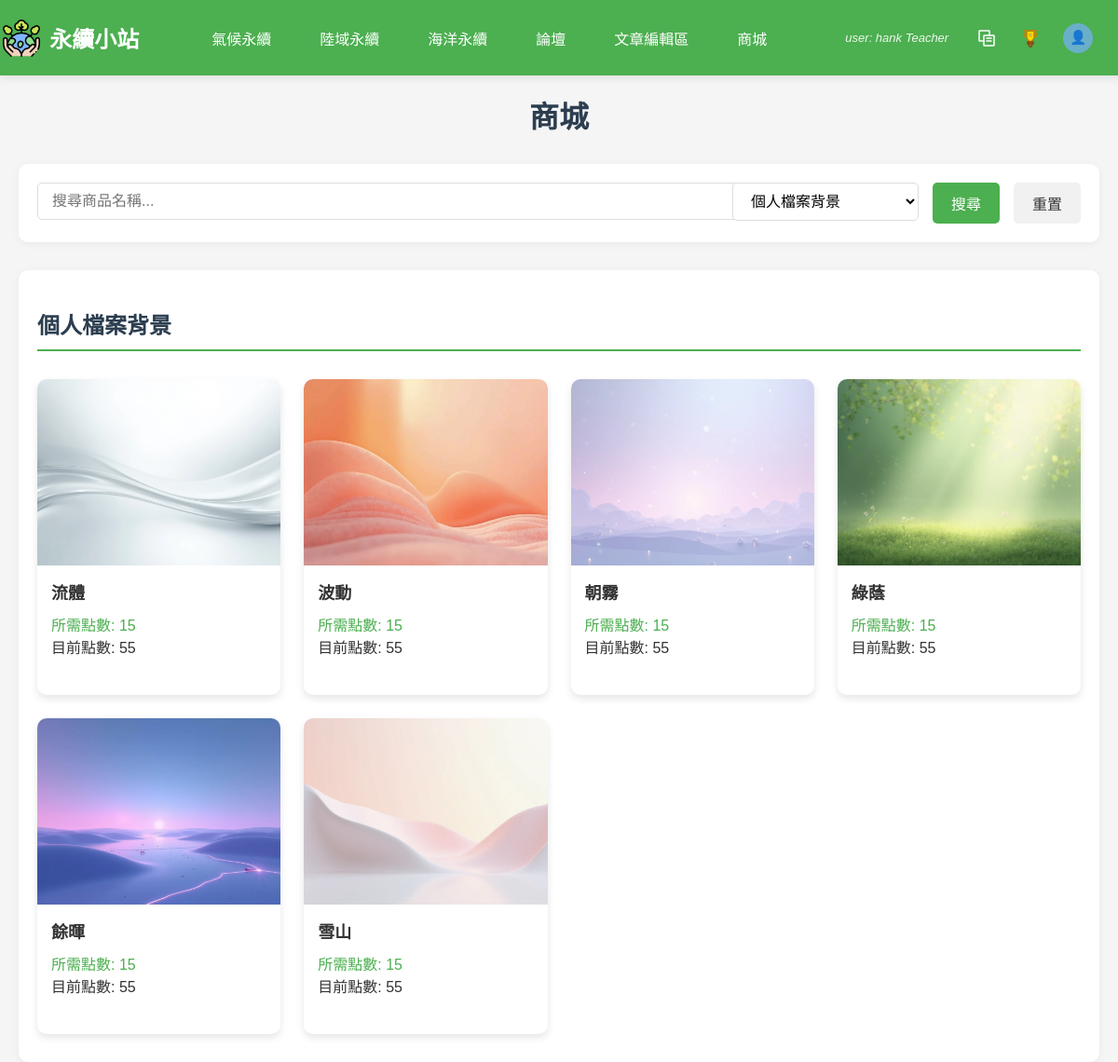
Before: /php/shop.php?category=background (signed in) with the older database file.
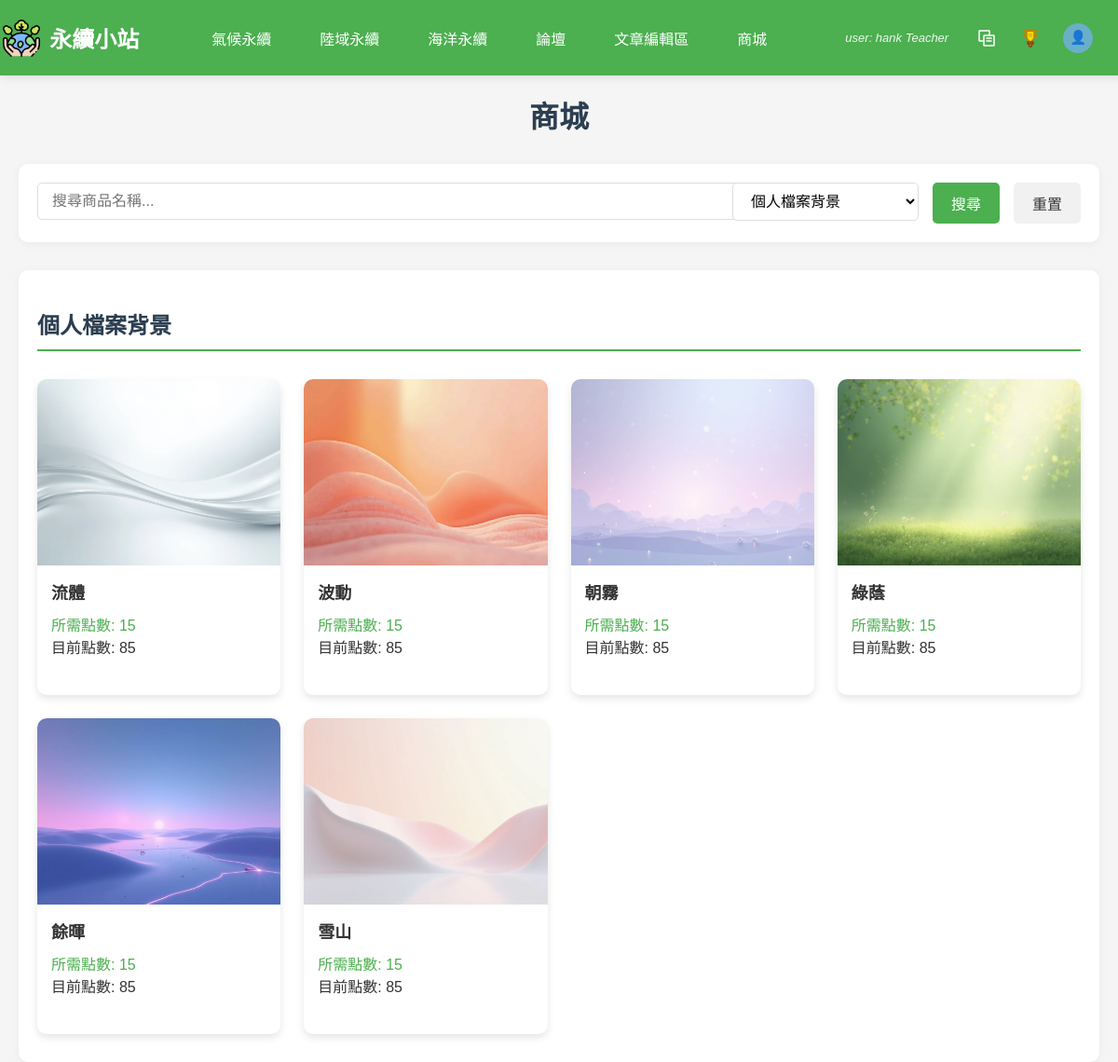
After: the same page with the newer database file.
### tables this page shows
CREATE TABLE `teacher_achievement` (
  `UserID` int(11) NOT NULL,
  `TotalPoints` int(11) DEFAULT 0,
  `SDG13ArticlesPublished` int(11) DEFAULT 0,
  `SDG14ArticlesPublished` int(11) DEFAULT 0,
  `SDG15ArticlesPublished` int(11) DEFAULT 0
);

### php/shop.php (the view, shortened to what the changed rows need)
<?php
require_once 'db_connect.php';
$search = isset($_GET['search']) ? trim($_GET['search']) : '';
$filter_category = isset($_GET['category']) ? $_GET['category'] : '';
$user_id = $_SESSION['user_id'] ?? 0;
$purchased_items = [];
$sql = "SELECT * FROM merchandise";
$where = [];
if (!empty($filter_category) && $filter_category != 'all') {
    if ($filter_category == 'owned') {
        if (!empty($purchased_items)) {
            $where[] = "ItemID IN (" . implode(',', $purchased_items) . ")";
        } else {
            $where[] = "1=0";
        }
    } else {
        $where[] = "Category = '" . $conn->real_escape_string($filter_category) . "'";
    }
}
if ($where) {
    $sql .= " WHERE " . implode(' AND ', $where);
}
$sql .= " ORDER BY CASE
            WHEN Category = 'head' THEN 1
            WHEN Category = 'background' THEN 2
            WHEN Category = 'wallpaper' THEN 3
            ELSE 4
          END, Category";
$result = $conn->query($sql);
$categories = [];
if ($result && $result->num_rows > 0) {
    while ($row = $result->fetch_assoc()) {
        $categories[$row['Category']][] = $row;
    }
}
$userPoints = 0;
if ($user_id > 0) {
    $role = $_SESSION['role'] ?? 'Student';
    $points_table = ($role === 'Teacher') ? 'teacher_achievement' : 'achievement';
    $points_sql = "SELECT TotalPoints FROM $points_table WHERE UserID = ?";
    $points_stmt = $conn->prepare($points_sql);
    $points_stmt->bind_param("i", $user_id);
    $points_stmt->execute();
    $points_result = $points_stmt->get_result();
    if ($points_row = $points_result->fetch_assoc()) {
        $userPoints = $points_row['TotalPoints'] ?? 0;
    }
}
?>
<!DOCTYPE html>
<html lang="zh-TW">
<head>
    <link rel="stylesheet" href="../css/shop.css">
    <link rel="stylesheet" href="../css/nav3.css">
</head>
<body>
    <header>
        <?php include "nav.php"; ?>
    </header>
    <div class="shop-container">
        <h1 class="page-title">商城</h1>
        <?php if (empty($categories)): ?>
            <p class="no-products">目前沒有可用的商品<?php echo !empty($search) || !empty($filter_category) ? '符合搜尋條件' : ''; ?></p>
        <?php else: ?>
            <?php foreach ($categories as $category => $products): ?>
                <div class="category-section">
                    <h2 class="category-title">
                        <?php
                        if ($category == 'head') echo '頭像';
                        else if ($category == 'background') echo '個人檔案背景';
                        else if ($category == 'wallpaper') echo '桌布';
                        else echo htmlspecialchars($category);
                        ?>
                    </h2>
                    <div class="product-list">
                        <?php foreach ($products as $product): ?>
                            <?php
                            $card_class = 'product';
                            ?>
                            <div class="<?php echo $card_class; ?>">
                                <a href="product_detail.php?id=<?php echo $product['ItemID']; ?>">
                                    <div class="product-image">
                                        <img src="../<?php echo htmlspecialchars($product['ImageURL']); ?>" alt="<?php echo htmlspecialchars($product['Name']); ?>">
                                    </div>
                                    <div class="product-info">
                                        <h3 class="product-name"><?php echo htmlspecialchars($product['Name']); ?></h3>
                                        <p class="product-points">所需點數: <?php echo $product['PointsRequired']; ?></p>
                                        <p class="user-points">目前點數: <?php echo $userPoints; ?></p>
                                    </div>
                                </a>
                            </div>
                        <?php endforeach; ?>
                    </div>
                </div>
            <?php endforeach; ?>
        <?php endif; ?>
    </div>
</body>
</html>

Changed rows visible on the page:
changed teacher_achievement: TotalPoints "55" → "85"
